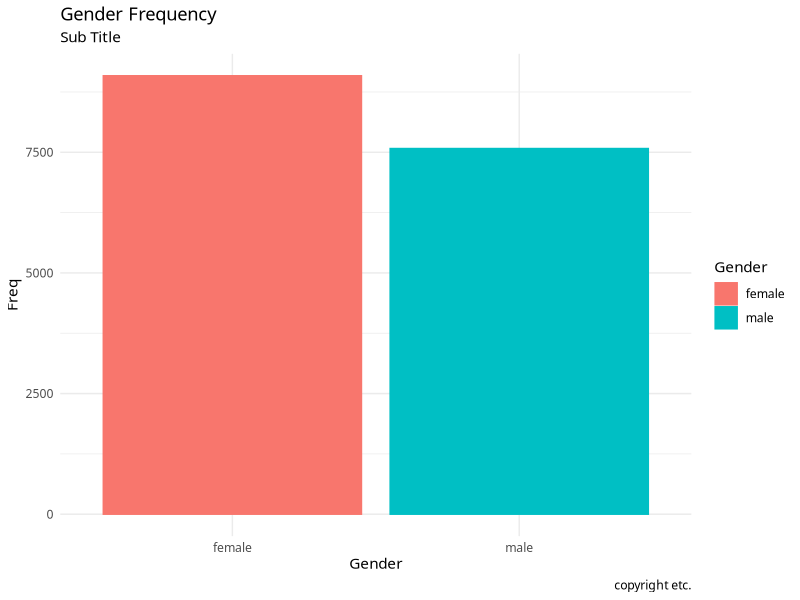
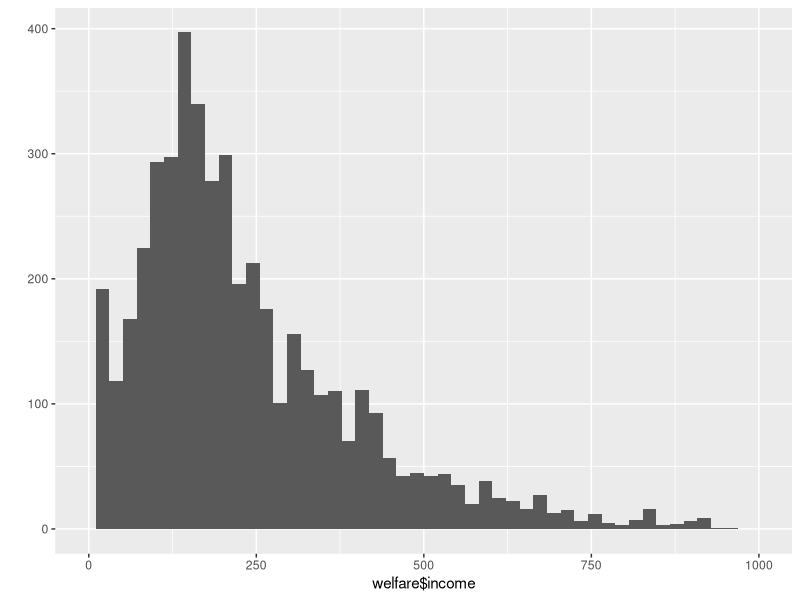
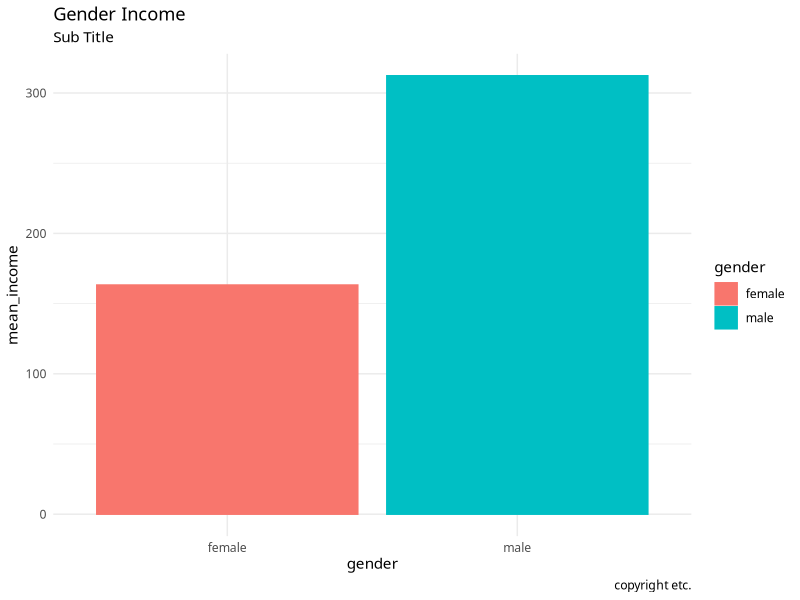

The R script that drew these images, in order:
# 성별에 따른 월급 차이

library(ggplot2)
library(dplyr)

# welfareSavEx01 에서 만들어진 복지데이터 로드
welfare <- read.csv('welfare.csv')

class(welfare$gender)
table(welfare$gender)

# 데이터 전처리
welfare$gender <- ifelse(welfare$gender == 9, NA, welfare$gender)
welfare$gender <- ifelse(welfare$gender == 1, 'male', 'female')

# 성별 빈도수 정리
## table함수를 통해 성별의 빈도를 구할 수 있음
mData <- as.data.frame(table(welfare$gender))
colnames(mData) <- c('Gender', 'Freq')
mData

ggplot(mData, aes(x = Gender, y = Freq, color = Gender, fill = Gender)) + geom_bar(stat = 'identity') + theme_minimal(base_family = 'AppleGothic') + labs(title = 'Gender Frequency', subtitle = 'Sub Title', caption = 'copyright etc.')

# 급여
class(welfare$income)
summary(welfare$income)

# 월급의 결측치는 분석에서 제외
qplot(welfare$income, bins = 50) + xlim(0, 1000)
welfare$income <- ifelse(welfare$income %in% c(0, 9999), NA, welfare$income)
table(is.na(welfare$income))

# 소득이 있는 사람들 중 성별 별 평균 급여
gender_income <- welfare %>% filter(!is.na(income)) %>% group_by(gender) %>% summarise(mean_income = mean(income))
gender_income

ggplot(gender_income, aes(x = gender, y = mean_income, color = gender, fill = gender)) + geom_bar(stat = 'identity') + theme_minimal(base_family = 'AppleGothic') + labs(title = 'Gender Income', subtitle = 'Sub Title', caption = 'copyright etc.')
